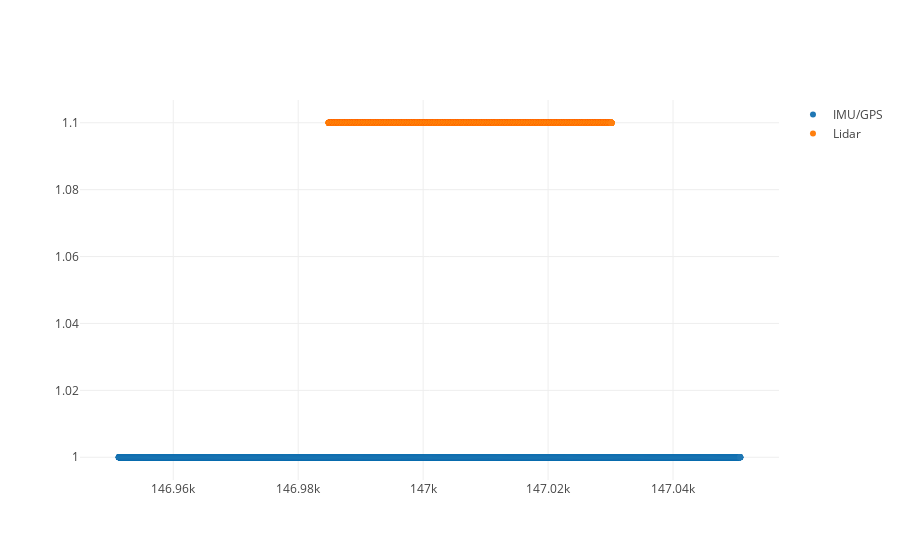

The notebook cell saved with this chart:
### Code cell
initData = 150000
totalData = 20000

trace1 = go.Scatter(
              name='IMU/GPS',
              mode='markers',
              x = TimeScaleIMUGPS[initData:initData+totalData],
              y = [1]*len(TimeScaleIMUGPS[initData:initData+totalData])
)

trace2 = go.Scatter(
              name='Lidar',
              mode='markers',
              x = nonRepeatedTimeScaleLidar[initData:initData+totalData],
              y = [1.1]*len(nonRepeatedTimeScaleLidar[initData:initData+totalData])
)
data = [trace1, trace2]

iplot(data,filename='series')

### Figure 1 — Plotly figure (JSON) as saved in the notebook; plotly's stock layout.template omitted (floating-point values rounded to 4 significant figures; data arrays with more than 128 entries replaced by an {"elided": "..."} marker saying what was removed)
{"data": [{"mode": "markers", "name": "IMU/GPS", "type": "scatter", "uid": "acb4c974-1a56-4861-9635-a5eade2ec817", "x": {"elided": "20000 float values"}, "y": {"elided": "20000 int values"}}, {"mode": "markers", "name": "Lidar", "type": "scatter", "uid": "07722086-5eae-42c6-8840-ff5488a48ca0", "x": {"elided": "20000 float values"}, "y": {"elided": "20000 float values"}}], "layout": {}}
